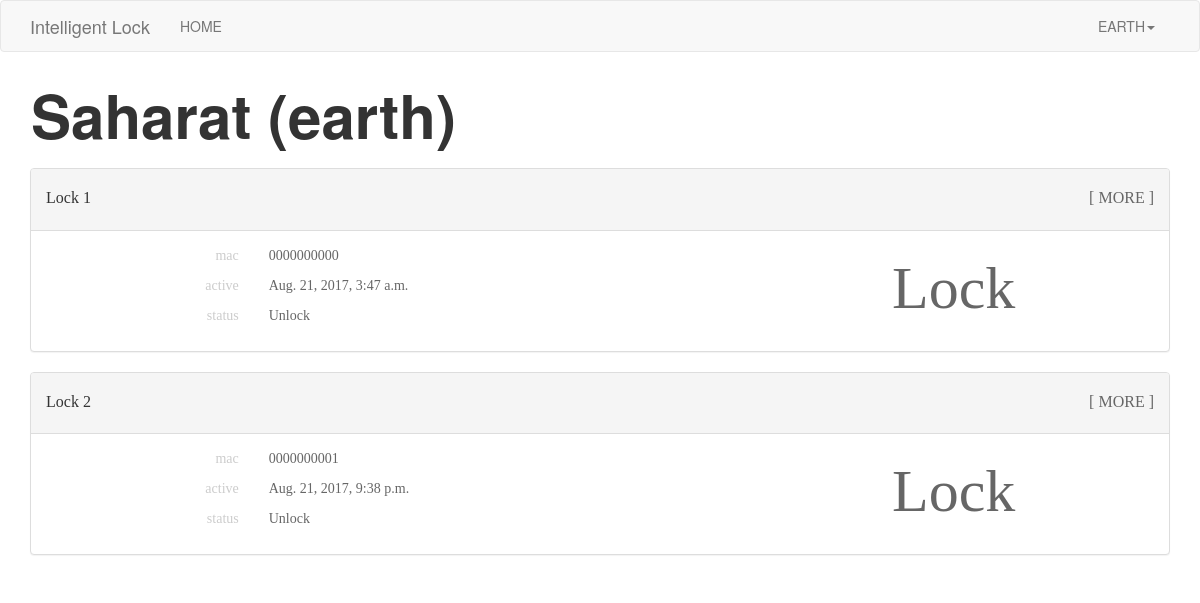
Before: / (signed in) with the older database file.
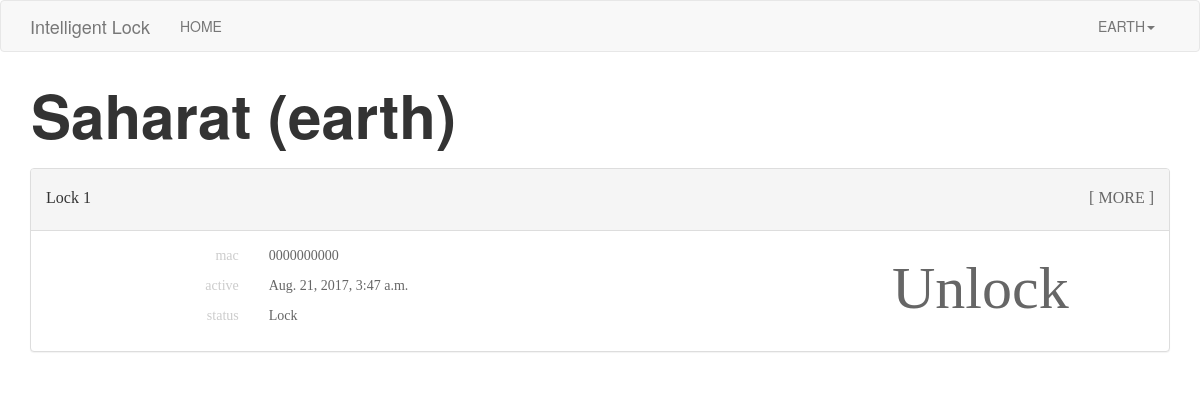
After: the same page with the newer database file.
### main/models.py (models this page shows, shortened)
class Lock(models.Model):
    mac 	= models.CharField(max_length=11)
    member 	= models.TextField()
    state	= models.TextField()
    isLock	= models.BooleanField()
    active	= models.DateTimeField(blank=True, null=True)

### web/views.py (the view)
# urls.py: 2. Add a URL to urlpatterns:  url(r'^$', views.home, name='home')
def home(request):
	if 'username' in request.session:
		sender = []
		for i in Lock.objects.all():
			members = i.member
			for j in json.loads(members):
				if j['user'] == request.user.id:
					sender.append({'mac':i.mac,'name':json.loads(i.state)['name'],'isLock':i.isLock,'active':i.active})
					break
		return render(request,"home.html",{'sender':sender})
	else:
		return render(request,"home-guest.html")

### web/templates/home.html
{% extends 'web_base.html' %}
{% block content %}
	<div class="container body">
        <div class="row">
        	<p class="body-head" style="font-size: 60px; margin-left: 16px;">{{user.get_full_name}} ({{user.get_username}})</p>
        </div>
        {% if sender|length == 0 %}
        	<div class="panel panel-default">
        		<div class="panel-heading"><p class="body-head-2">{{i.name}}</p></div>
				<div class="panel-body">
					<p>You don't have Lock</p>
				</div>
			</div>
		{% else %}
			{% for i in sender %}
        		<div class="panel panel-default">
				  	<div class="panel-heading">
				  		<div class="row">
				  			<div class="col-xs-9"><p class="body-head-2">{{i.name}}</p></div>
				  			<div class="col-xs-3" style="margin-top: 8px; text-align: right;"><a href="/web/logs/{{i.mac}}" class="button-2">[ MORE ]</a></div>
				  		</div>
				  	</div>
				  	<div class="panel-body">
				  		<div class="col-sm-9">
				  			<div class="row">
				  				<div class="col-sm-3"><p class="text-1">mac</p></div>
				  				<div class="col-sm-9"><p class="text-2">{{i.mac}}</p></div>
				  			</div>
				  			<div class="row">
				  				<div class="col-sm-3"><p class="text-1">active</p></div>
				  				<div class="col-sm-9"><p class="text-2">{{i.active}}</p></div>
				  			</div>
				  			<div class="row">
				  				<div class="col-sm-3"><p class="text-1">status</p></div>
				  				{% if i.isLock %}<div class="col-sm-9 text-2"><p>Lock</p></div>
				  				{% else %}<div class="col-sm-9 text-2"><p>Unlock</p></div>{% endif %}
				  			</div>
				  		</div>
				  		<div class="col-sm-3">
				  			{% if i.isLock %}<a class="button-1" href="/web/unlock/{{i.mac}}">Unlock</a>
				  			{% else %}<a class="button-1" href="/web/lock/{{i.mac}}">Lock</a>{% endif %}
				  		</div>
				  	</div>
				</div>
			{% endfor %}
		{% endif %}
    </div>
{% endblock %}

### web/templates/web_base.html (shortened to what this page needs)
<!DOCTYPE html>
{% load staticfiles %}
<html>
<head>
	<link rel="stylesheet" href="{% static 'Bootstrap/bootstrap.min.css' %}">
</head>
<body>
	<nav class="navbar navbar-default">
	  <div class="container">
	    <div class="navbar-header">
	      <a class="navbar-brand" href="/">Intelligent Lock</a>
	    </div>
	    <div class="collapse navbar-collapse" id="myNavbar">
	      	<ul class="nav navbar-nav navbar-left">
		      	<li><a href="/">HOME</a></li>
	      	</ul>
	     	<ul class="nav navbar-nav navbar-right">
	     		{% if user.is_authenticated %}
		      		<li class="dropdown"><a class="dropdown-toggle" data-toggle="dropdown" href="" style="text-transform: uppercase;">{{ user.get_username }}<span class="caret"></span></a>
		      		</li>
		      	{% else %}
		      		<li><a href="/authentication/register/">REGISTER</a></li>
		      		<li><a href="/authentication/login/">LOGIN</a></li>
		      	{% endif %}
      		</ul>
	    </div>
	  </div>
	</nav>
	{% block content %}
    {% endblock %}
</body>
</html>

Changed rows visible on the page:
removed Lock: mac "0000000001", active "Aug. 21, 2017, 9:38 p.m."
Other visible differences:
list line gone: "Unlock Lock"
new list line: "Lock Unlock"
list line gone: "Lock 2 [ MORE ] mac active status Unlock Lock"
